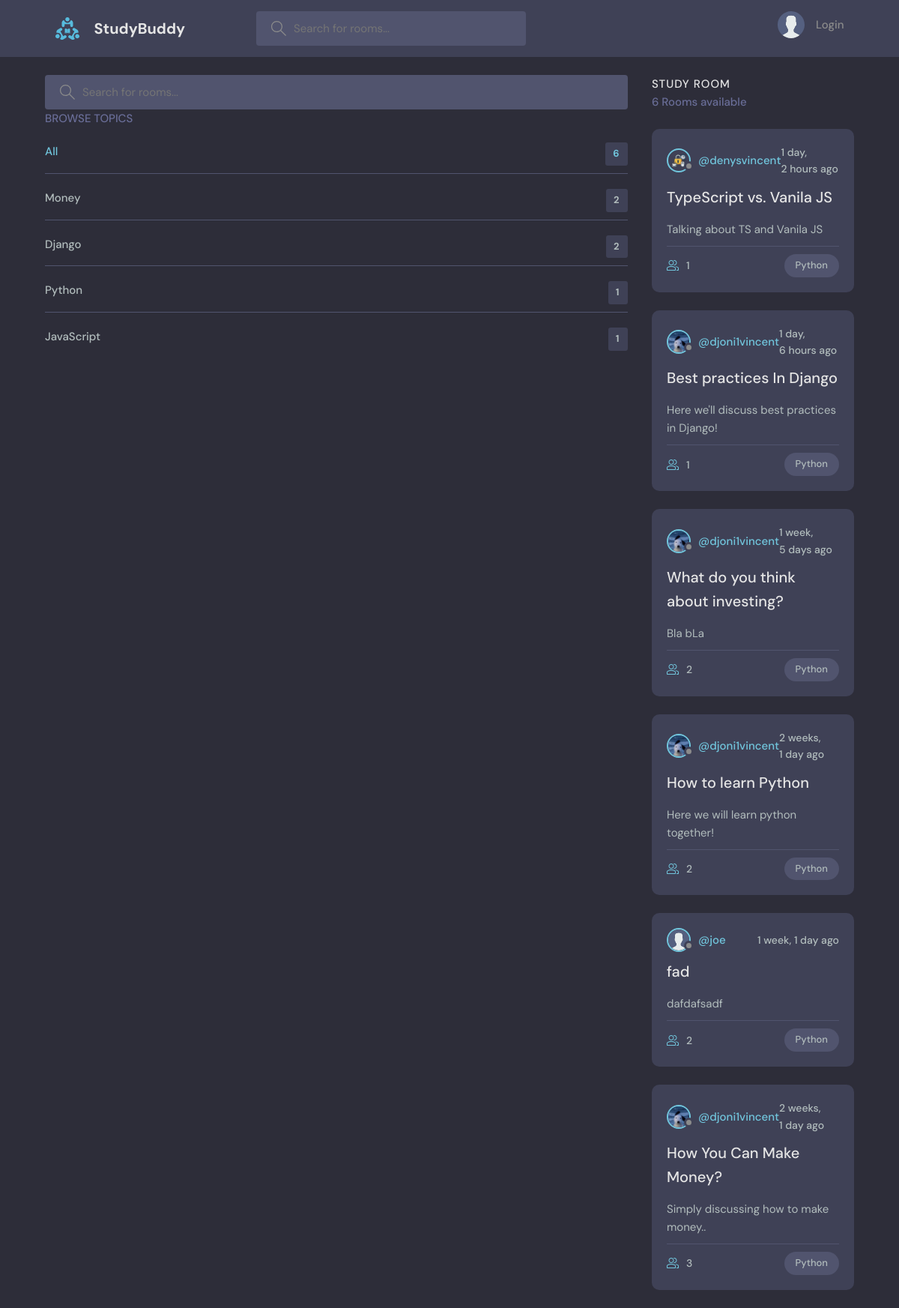
Page /topics/ on the committed database.
### base/models.py (models this page shows, shortened)
class Topic(models.Model):
    name = models.CharField(max_length=200)

class Room(models.Model):
    host = models.ForeignKey(User, on_delete=models.SET_NULL, null=True)
    topic = models.ForeignKey(Topic, on_delete=models.SET_NULL, null=True)
    name = models.CharField(max_length=50)
    description = models.TextField(null=True, blank=True, max_length=50)
    participants = models.ManyToManyField(User, related_name="participants", blank=True)
    updated_at = models.DateTimeField(auto_now=True)
    created_at = models.DateTimeField(auto_now_add=True)
    class Meta:
        ordering = ["-updated_at", "-created_at"]

class Profile(models.Model):
    user = models.OneToOneField(User, on_delete=models.CASCADE)
    avatar = models.ImageField(upload_to="avatars/", blank=True, null=True)
    bio = models.TextField(blank=True, null=True)

### base/views.py (the view)
# urls.py: path("topics/", views.topicsPage, name="topics"),
def topicsPage(request):
    q = request.GET.get("q") if request.GET.get("q") is not None else ""
    rooms = Room.objects.filter(
        Q(topic__name__icontains=q) | Q(name__icontains=q) | Q(description__icontains=q)
    )
    topics = Topic.objects.annotate(room_count=Count("room"))
    room_count = rooms.count()
    room_messages = Message.objects.filter(Q(room__topic__name__icontains=q))
    context = {
        "rooms": rooms,
        "topics": topics,
        "room_count": room_count,
        "room_messages": room_messages,
    }
    return render(request, "base/topics_page.html", context)

### base/templates/base/topics_page.html (shortened to what this page needs)
{% extends "main.html" %}
{% load static %}
{% block content %}
<main class="topics-page layout layout--2">
    <div class="container">
        <div class="topics">
            <form action="{% url 'home' %}" method="get" class="header__search">
                <label>
                    <input type="text" name="q" placeholder="Search for rooms..." />
                </label>
            </form>
            <div class="topics__header">
                <h2>Browse Topics</h2>
            </div>
            <ul class="topics__list">
                <li>
                    <a href="{% url 'home' %}" class="active">All <span>{{ room_count }}</span></a>
                </li>
                {% for topic in topics %}
                    <li>
                        <a href="{% url 'home' %}?q={{ topic.name }}">{{ topic.name }}<span>{{ topic.room_count }}</span></a>
                    </li>
                {% endfor %}
            </ul>
        </div>
        <div class="roomList">
            {% include "base/feed_component.html" %}
        </div>
    </div>
</main>
{% endblock content %}

### base/templates/base/feed_component.html (shortened to what this page needs)
{% load static %}
<div class="roomList__header">
    <div>
        <h2>Study Room</h2>
        <p>{{ room_count }} Rooms available</p>
    </div>
</div>
{% for room in rooms %}
    <div class="roomListRoom">
        <div class="roomListRoom__header">
            <a href="{% url 'user-profile' room.host.username %}"
               class="roomListRoom__author">
                <div class="avatar avatar--small">
                    {% if room.host.profile.avatar %}
                        <img src="{{ room.host.profile.avatar.url }}"
                             alt="{{ room.host.username }} avatar"
                             width="40"
                             height="40" />
                    {% else %}
                        <img src="{% static 'images/avatar.svg' %}"
                             alt="Default avatar"
                             width="40"
                             height="40" />
                    {% endif %}
                </div>
                <span>@{{ room.host.username }}</span>
            </a>
            <div class="roomListRoom__actions">
                <span>{{ room.created_at|timesince }} ago</span>
            </div>
        </div>
        <div class="roomListRoom__content">
            <a href="{% url 'room' room.id %}">{{ room.name }}</a>
            <p>{{ room.description }}</p>
        </div>
        <div class="roomListRoom__meta">
            <a href="{% url 'room' room.id %}" class="roomListRoom__joined">
                {{ room.participants.count }}
            </a>
            <p class="roomListRoom__topic">Python</p>
        </div>
    </div>
{% endfor %}

### static/styles/main.css (style rules this page uses)
:root { --color-main: #71c6dd; --color-main-light: #e1f6fb; --color-dark: #3f4156; --color-dark-medium: #51546e; --color-dark-light: #696d97; --color-light: #e5e5e5; --color-gray: #8b8b8b; --color-light-gray: #b2bdbd; --color-bg: #2d2d39; --color-success: #5dd693; --color-error: #fc4b0b; }
* { font-family: "DM Sans", -apple-system, BlinkMacSystemFont, "Segoe UI", Roboto, Oxygen, Ubuntu, Cantarell, "Open Sans", "Helvetica Neue", sans-serif; margin: 0; padding: 0; box-sizing: border-box; text-rendering: optimizeLegibility; font-size: inherit; }
html { font-size: 56.25%; }
@media only screen and (min-width: 1200px) { html { font-size: 62.5%; } }
body { line-height: 1.6; font-weight: 400; font-size: 1.5rem; color: var(--color-light-gray); background-color: var(--color-bg); min-height: 100vh; }
img { width: 100%; }
a { display: inline-block; color: var(--color-main); text-decoration: none; }
.container { max-width: 120rem; width: 90%; margin: auto; }
.avatar { position: relative; display: inline-block; border-radius: 50%; border: 2px solid var(--color-main); }
.avatar img { display: block; border-radius: 50%; object-fit: cover; object-position: center; }
.avatar::after { content: ""; display: block; position: absolute; background-color: var(--color-gray); z-index: 111; border-radius: 50%; border: 0.3rem solid var(--color-dark); }
.avatar.avatar--small img { width: 2.8rem; height: 2.8rem; }
.avatar.avatar--small:after { width: 0.7rem; height: 0.7rem; bottom: 0px; right: -6px; }
.header__search > label { background-color: var(--color-dark-medium); padding: 1.3rem 1rem; display: flex; align-items: center; gap: 1rem; border-radius: 4px; }
.header__search svg { fill: var(--color-gray); width: 2rem; height: 2rem; margin-left: 1rem; }
.header__search input { width: 30rem; background: transparent; border: none; outline: none; color: var(--color-light); }
.layout { margin-top: 2.4rem; }
.layout > .container { display: flex; justify-content: space-between; align-items: flex-start; }
.layout--2 > .container > div:first-child { flex-basis: 72%; }
.layout--2 > .container > div:last-child { flex-basis: 25%; }
.topics__header { margin-bottom: 2rem; }
.topics__header h2 { text-transform: uppercase; font-weight: 500; color: var(--color-dark-light); }
.topics__list { list-style: none; }
.topics__list li a { display: flex; justify-content: space-between; margin-bottom: 3rem; font-weight: 500; color: var(--color-light-gray); transition: all 0.3s ease-in-out; }
.topics__list li a.active, .topics__list li a:hover { color: var(--color-main); }
.topics__list li a span { padding: 0.5rem 1rem; background-color: var(--color-dark); border-radius: 3px; font-size: 1.3rem; font-weight: 700; letter-spacing: 1px; }
.topics-page .topics__list li:not(:last-child) a { margin: 2rem 0; padding-bottom: 1rem; text-decoration: none; border-bottom: 1px solid var(--color-dark-medium); }
.topics-page .header__search { display: block; }
.roomList__header { display: flex; justify-content: space-between; align-items: center; margin-bottom: 2.4rem; }
.roomList__header h2 { text-transform: uppercase; font-weight: 500; color: var(--color-light); letter-spacing: 1px; }
.roomList__header p { font-weight: 500; color: var(--color-dark-light); }
.roomListRoom { margin-bottom: 2.4rem; background-color: var(--color-dark); border-radius: 1rem; padding: 2rem; }
.roomListRoom__header { display: flex; justify-content: space-between; align-items: center; }
.roomListRoom__author { font-weight: 500; display: flex; align-items: center; gap: 1rem; }
.roomListRoom__actions { display: flex; align-items: flex-start; gap: 1rem; position: relative; }
.roomListRoom__actions span { font-size: 1.4rem; font-weight: 500; }
.roomListRoom__content { margin: 1rem 0; }
.roomListRoom__content a { font-size: 2rem; font-weight: 500; margin-bottom: 1.5rem; color: var(--color-light); transition: all 0.3s ease-in-out; }
.roomListRoom__meta { border-top: 1px solid var(--color-dark-medium); padding-top: 1rem; display: flex; align-items: center; justify-content: space-between; }
.roomListRoom__joined { color: var(--color-light-gray); display: flex; align-items: center; gap: 1rem; font-size: 1.4rem; font-weight: 500; }
.roomListRoom__joined svg { fill: var(--color-main); width: 1.6rem; height: 1.6rem; }
.roomListRoom__topic { padding: 5px 1.5rem; background-color: var(--color-dark-medium); border-radius: 5rem; font-weight: 500; font-size: 1.3rem; }

### rows in the picture
Topic: name "Money", room_count "2"
Topic: name "Django", room_count "2"
Topic: name "Python", room_count "1"
Topic: name "JavaScript", room_count "1"
Room: host.profile.avatar (picture), host.username "denysvincent", created_at "1 day, 2 hours", name "TypeScript vs. Vanila JS", description "Talking about TS and Vanila JS", participants.count "1"
Room: host.profile.avatar (picture), host.username "djoni1vincent", created_at "1 day, 6 hours", name "Best practices In Django", description "Here we'll discuss best practices in Django!", participants.count "1"
Room: host.profile.avatar (picture), host.username "djoni1vincent", created_at "1 week, 5 days", name "What do you think about investing?", description "Bla bLa", participants.count "2"
Room: host.profile.avatar (picture), host.username "djoni1vincent", created_at "2 weeks, 1 day", name "How to learn Python", description "Here we will learn python together!", participants.count "2"
Room: host.username "joe", created_at "1 week, 1 day", name "fad", description "dafdafsadf", participants.count "2"
Room: host.profile.avatar (picture), host.username "djoni1vincent", created_at "2 weeks, 1 day", name "How You Can Make Money?", description "Simply discussing how to make money..", participants.count "3"

### other values in the picture
{{ room_count }} "6"
